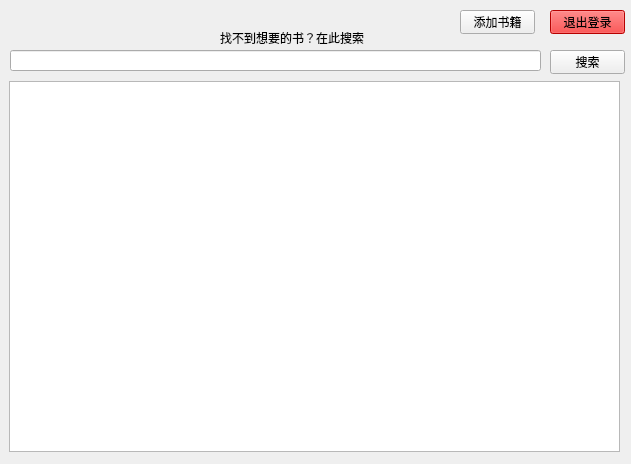
<?xml version="1.0" encoding="UTF-8"?>
<ui version="4.0">
 <class>AdminWidget</class>
 <widget class="QWidget" name="AdminWidget">
  <property name="geometry">
   <rect>
    <x>0</x>
    <y>0</y>
    <width>631</width>
    <height>464</height>
   </rect>
  </property>
  <property name="windowTitle">
   <string>Form</string>
  </property>
  <widget class="BookInfoViewForAdmin" name="m_bookInfoView">
   <property name="geometry">
    <rect>
     <x>9</x>
     <y>81</y>
     <width>611</width>
     <height>371</height>
    </rect>
   </property>
  </widget>
  <widget class="QPushButton" name="m_logoutButton">
   <property name="geometry">
    <rect>
     <x>550</x>
     <y>10</y>
     <width>75</width>
     <height>24</height>
    </rect>
   </property>
   <property name="styleSheet">
    <string notr="true">background-color: red</string>
   </property>
   <property name="text">
    <string>退出登录</string>
   </property>
  </widget>
  <widget class="QPushButton" name="m_addBookButton">
   <property name="geometry">
    <rect>
     <x>460</x>
     <y>10</y>
     <width>75</width>
     <height>24</height>
    </rect>
   </property>
   <property name="text">
    <string>添加书籍</string>
   </property>
  </widget>
  <widget class="QLineEdit" name="lineEdit">
   <property name="geometry">
    <rect>
     <x>10</x>
     <y>50</y>
     <width>531</width>
     <height>21</height>
    </rect>
   </property>
   <property name="text">
    <string/>
   </property>
  </widget>
  <widget class="QPushButton" name="pushButton">
   <property name="geometry">
    <rect>
     <x>550</x>
     <y>50</y>
     <width>75</width>
     <height>24</height>
    </rect>
   </property>
   <property name="text">
    <string>搜索</string>
   </property>
  </widget>
  <widget class="QLabel" name="label">
   <property name="geometry">
    <rect>
     <x>220</x>
     <y>30</y>
     <width>151</width>
     <height>16</height>
    </rect>
   </property>
   <property name="text">
    <string>找不到想要的书？在此搜索</string>
   </property>
  </widget>
  <widget class="QWidget" name="">
   <layout class="QHBoxLayout" name="horizontalLayout">
    <item>
     <spacer name="horizontalSpacer">
      <property name="orientation">
       <enum>Qt::Horizontal</enum>
      </property>
      <property name="sizeHint" stdset="0">
       <size>
        <width>40</width>
        <height>20</height>
       </size>
      </property>
     </spacer>
    </item>
   </layout>
  </widget>
 </widget>
 <customwidgets>
  <customwidget>
   <class>BookInfoViewForAdmin</class>
   <extends>QTableView</extends>
   <header>view/bookinfoviewforadmin.h</header>
  </customwidget>
 </customwidgets>
 <resources/>
 <connections/>
</ui>
